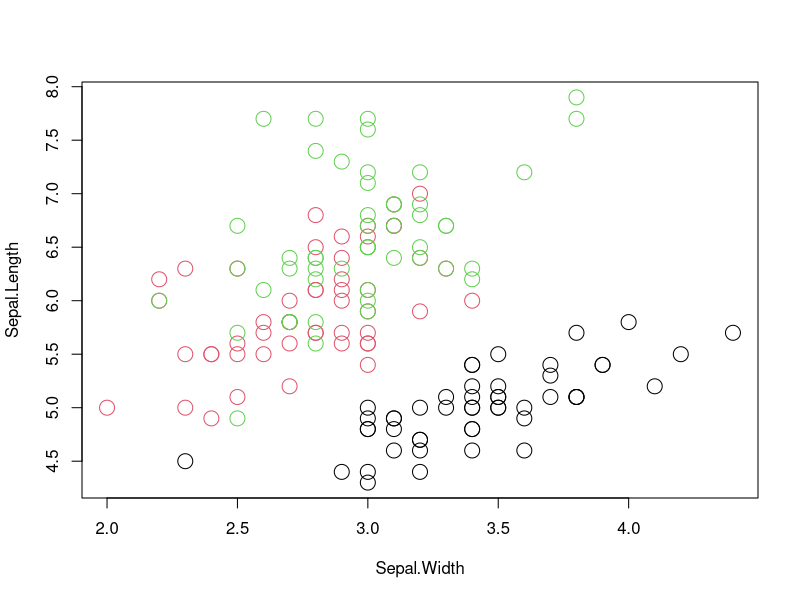

Write the R code that produced this figure.
cat(nrow(iris), "different flowers \n")
with(iris, 
     plot(Sepal.Length ~Sepal.Width,
          col = Species, cex = 2)
     )
